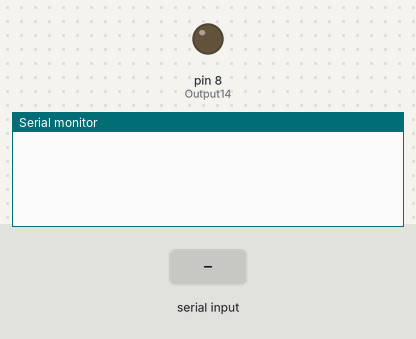
This sketch was run on a simulated Arduino Uno, built with avr-gcc and run on an emulated ATmega328P. On the bench: output pins drawn as LEDs (lit = HIGH), the last lines printed to the serial monitor. The inputs (shaded band) are chosen by the test bench.

Above: at 1.2 s.
1.3 s: "JF\n" received over Serial
At 2.5 s:
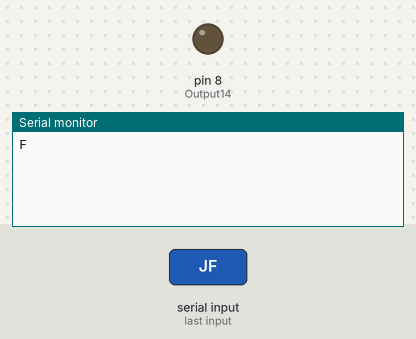
2.8 s: "ON\n" received over Serial
At 3.6 s:
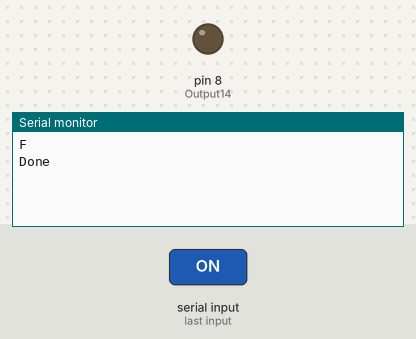

Measured:
- after the input at 1.3 s, the serial monitor: prints a new line at once (image 1)
- after the input at 2.8 s, the serial monitor: prints a new line at once (image 2)

The sketch:

bandasensores.ino
```cpp
String inData;

const int Input2 = 2;
const int Input3 = 3;         // <-- NUEVO INPUT AGREGADO EN PIN 3
const int Output14 = 8;

void setup() {
  Serial.begin(115200);

  // Establecer estado seguro antes de configurar como salida
   //digitalWrite(Output14, HIGH);  // HIGH = apagado (porque es activo en bajo)
  pinMode(Output14, OUTPUT);

  pinMode(Input2, INPUT_PULLUP);
  pinMode(Input3, INPUT_PULLUP);   // <-- CONFIGURACIÓN DEL NUEVO INPUT
}

void loop() {
  while (Serial.available() > 0)
  {
    char recieved = Serial.read();
    inData += recieved;

    if (recieved == '\n')
    {
      String function = inData.substring(0, 2);

      //----- JUMP IF INPUT ON -----------------------
      if (function == "JF") {
        int IJstart = inData.indexOf('X');
        int IJTabstart = inData.indexOf('T');
        int IJInputNum = inData.substring(IJstart + 1, IJTabstart).toInt();
        if (digitalRead(IJInputNum) == HIGH) {
          Serial.println("T");
        } else {
          Serial.println("F");
        }
      }

      //----- TURN OUTPUT ON (activo en bajo: LOW enciende) -----------------------
      else if (function == "ON") {
        int ONstart = inData.indexOf('X');
        int outputNum = inData.substring(ONstart + 1).toInt();
        digitalWrite(outputNum, HIGH);  // Encender (activo en bajo)
        Serial.print("Done");
      }

      //----- TURN OUTPUT OFF (activo en bajo: HIGH apaga) -----------------------
      else if (function == "OF") {
        int ONstart = inData.indexOf('X');
        int outputNum = inData.substring(ONstart + 1).toInt();
        digitalWrite(outputNum, LOW); // Apagar (activo en bajo)
        Serial.print("Done");
      }

      //----- WAIT INPUT ON -----------------------
      else if (function == "WI") {
        int WIstart = inData.indexOf('N');
        int InputNum = inData.substring(WIstart + 1).toInt();
        while (digitalRead(InputNum) == HIGH) {
          delay(5);
        }
        Serial.print("Done");
      }

      //----- WAIT INPUT OFF -----------------------
      else if (function == "WO") {
        int WIstart = inData.indexOf('N');
        int InputNum = inData.substring(WIstart + 1).toInt();
        while (digitalRead(InputNum) == LOW) {
          delay(5);
        }
        Serial.print("Done");
      }

      //----- ECHO TEST -----------------------
      else if (function == "TM") {
        String echo = inData.substring(2);
        Serial.println(echo);
      }

      inData = ""; // Limpiar buffer
    }
  }
}
```
